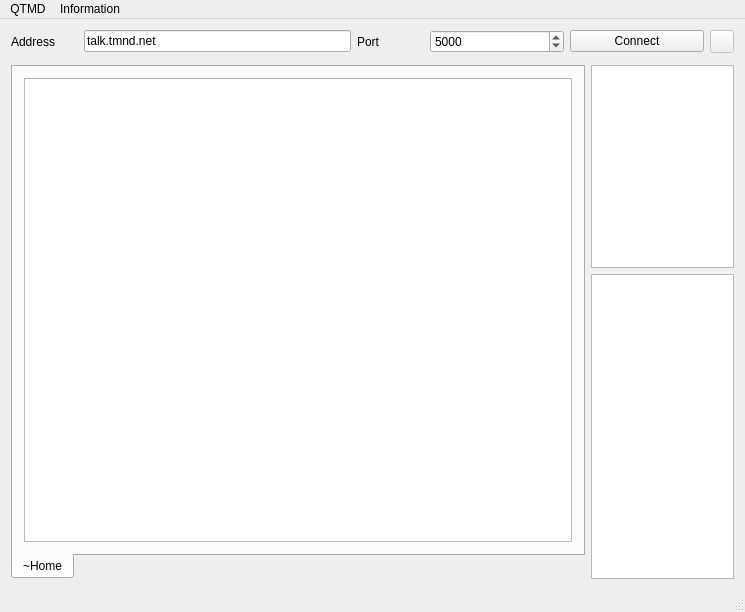
<?xml version="1.0" encoding="UTF-8"?>
<ui version="4.0">
 <class>QtmdMain</class>
 <widget class="QMainWindow" name="QtmdMain">
  <property name="geometry">
   <rect>
    <x>0</x>
    <y>0</y>
    <width>745</width>
    <height>612</height>
   </rect>
  </property>
  <property name="windowTitle">
   <string>QTMD (Tamandua Communicator)</string>
  </property>
  <property name="windowIcon">
   <iconset resource="../resources/resources.qrc">
    <normaloff>:/imgs/icon.ico</normaloff>:/imgs/icon.ico</iconset>
  </property>
  <widget class="QWidget" name="centralWidget">
   <layout class="QVBoxLayout" name="mainLayout" stretch="0,8,2">
    <property name="spacing">
     <number>12</number>
    </property>
    <item>
     <layout class="QHBoxLayout" name="layConnect" stretch="1,4,1,2,2,0">
      <item>
       <widget class="QLabel" name="lblAddress">
        <property name="text">
         <string>Address</string>
        </property>
       </widget>
      </item>
      <item>
       <widget class="QLineEdit" name="txtAddress">
        <property name="text">
         <string notr="true">talk.tmnd.net</string>
        </property>
       </widget>
      </item>
      <item>
       <widget class="QLabel" name="lblPort">
        <property name="text">
         <string>Port</string>
        </property>
       </widget>
      </item>
      <item>
       <widget class="QSpinBox" name="spinPort">
        <property name="minimum">
         <number>1</number>
        </property>
        <property name="maximum">
         <number>65535</number>
        </property>
        <property name="value">
         <number>5000</number>
        </property>
       </widget>
      </item>
      <item>
       <widget class="QPushButton" name="btnConnect">
        <property name="text">
         <string>Connect</string>
        </property>
       </widget>
      </item>
      <item>
       <widget class="QToolButton" name="btnDisconnect">
        <property name="enabled">
         <bool>false</bool>
        </property>
        <property name="text">
         <string/>
        </property>
        <property name="icon">
         <iconset resource="../resources/resources.qrc">
          <normaloff>:/imgs/close_connection.png</normaloff>:/imgs/close_connection.png</iconset>
        </property>
       </widget>
      </item>
     </layout>
    </item>
    <item>
     <layout class="QGridLayout" name="gridMain" rowstretch="2,3" columnstretch="4,1">
      <item row="0" column="1">
       <widget class="QListWidget" name="listRooms">
        <property name="maximumSize">
         <size>
          <width>200</width>
          <height>16777215</height>
         </size>
        </property>
       </widget>
      </item>
      <item row="1" column="1">
       <widget class="QListWidget" name="listUsers">
        <property name="maximumSize">
         <size>
          <width>200</width>
          <height>16777215</height>
         </size>
        </property>
       </widget>
      </item>
      <item row="0" column="0" rowspan="2">
       <widget class="QTabWidget" name="tabs">
        <property name="font">
         <font>
          <pointsize>9</pointsize>
         </font>
        </property>
        <property name="contextMenuPolicy">
         <enum>Qt::DefaultContextMenu</enum>
        </property>
        <property name="tabPosition">
         <enum>QTabWidget::South</enum>
        </property>
        <property name="tabShape">
         <enum>QTabWidget::Rounded</enum>
        </property>
        <widget class="QWidget" name="tabHome">
         <attribute name="title">
          <string>~Home</string>
         </attribute>
         <layout class="QVBoxLayout" name="verticalLayout">
          <item>
           <widget class="QTextBrowser" name="browserHome">
            <property name="source">
             <url>
              <string>qrc:/docs/homepage.html</string>
             </url>
            </property>
           </widget>
          </item>
         </layout>
        </widget>
       </widget>
      </item>
     </layout>
    </item>
    <item>
     <layout class="QGridLayout" name="gridInput" rowstretch="0" columnstretch="0">
      <property name="rightMargin">
       <number>0</number>
      </property>
     </layout>
    </item>
   </layout>
  </widget>
  <widget class="QMenuBar" name="menuBar">
   <property name="geometry">
    <rect>
     <x>0</x>
     <y>0</y>
     <width>745</width>
     <height>19</height>
    </rect>
   </property>
   <widget class="QMenu" name="menuQTMD">
    <property name="title">
     <string>QTMD</string>
    </property>
    <addaction name="actionLogin"/>
    <addaction name="actionRegister_nickname"/>
    <addaction name="separator"/>
    <addaction name="actionUpdate_QTMD"/>
    <addaction name="actionQuit"/>
   </widget>
   <widget class="QMenu" name="menuHelp">
    <property name="title">
     <string>Information</string>
    </property>
    <addaction name="actionAuthor"/>
    <addaction name="actionLicense"/>
    <addaction name="actionAbout"/>
    <addaction name="actionVersion"/>
    <addaction name="actionHelp"/>
   </widget>
   <addaction name="menuQTMD"/>
   <addaction name="menuHelp"/>
  </widget>
  <widget class="QStatusBar" name="statusBar"/>
  <action name="actionUpdate_QTMD">
   <property name="text">
    <string>Update QTMD</string>
   </property>
  </action>
  <action name="actionQuit">
   <property name="text">
    <string>Quit</string>
   </property>
  </action>
  <action name="actionAbout">
   <property name="text">
    <string>About</string>
   </property>
  </action>
  <action name="actionVersion">
   <property name="text">
    <string>Version</string>
   </property>
  </action>
  <action name="actionHelp">
   <property name="text">
    <string>Help</string>
   </property>
  </action>
  <action name="actionAuthor">
   <property name="text">
    <string>Author</string>
   </property>
  </action>
  <action name="actionLicense">
   <property name="text">
    <string>License</string>
   </property>
  </action>
  <action name="actionLogin">
   <property name="text">
    <string>Login</string>
   </property>
   <property name="shortcut">
    <string>Ctrl+L</string>
   </property>
  </action>
  <action name="actionRegister_nickname">
   <property name="text">
    <string>Register nickname</string>
   </property>
   <property name="shortcut">
    <string>Ctrl+R</string>
   </property>
  </action>
 </widget>
 <layoutdefault spacing="6" margin="11"/>
 <resources>
  <include location="../resources/resources.qrc"/>
 </resources>
 <connections/>
</ui>
